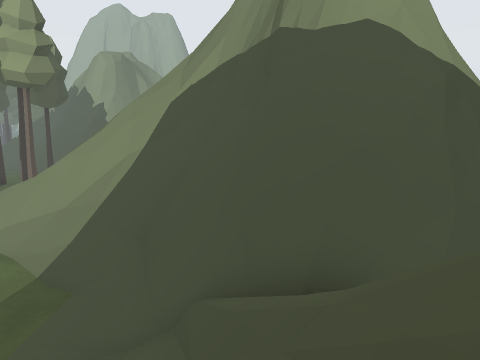
view 1 (above)

24 first-person views from a walk through a 3-D level made in the Unity game engine. The camera is 1.2 m above the floor, tilts 8° down and sees 70° across. Doors are open. The floor is counted in squares, 1 m on a side. Each view is taken from the middle of a square. On the plan, view 1 faces up. The plan holds only what a view shows up to about 14 squares ahead; the rest is blank. The place goes on beyond the plan. The player is left out.

view 2
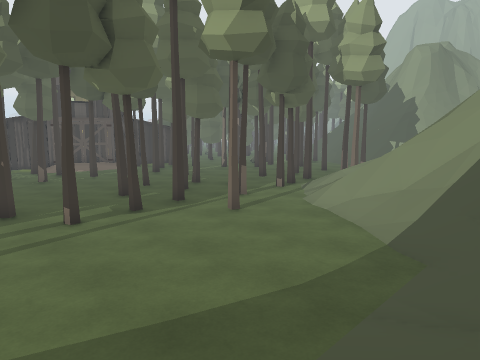

view 3
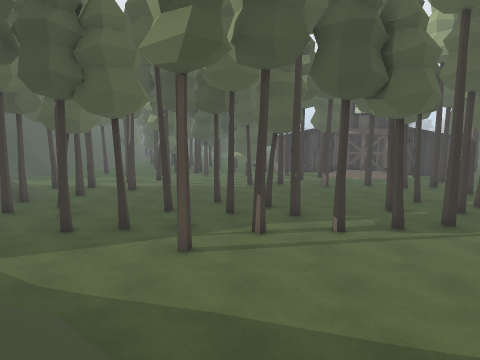

view 4
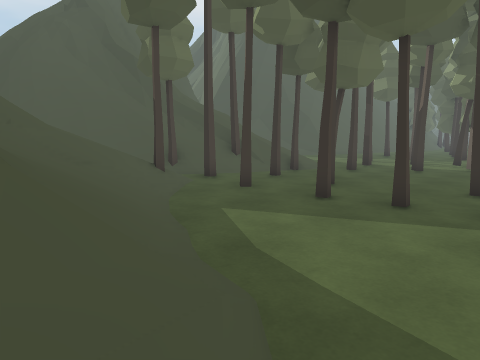

view 5
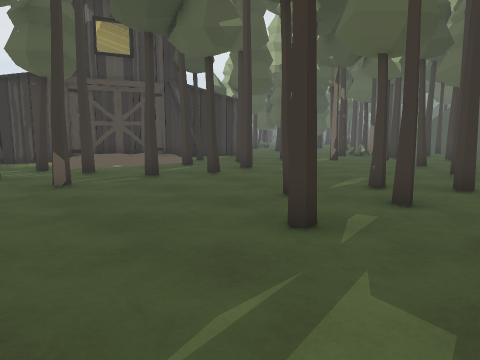

view 6
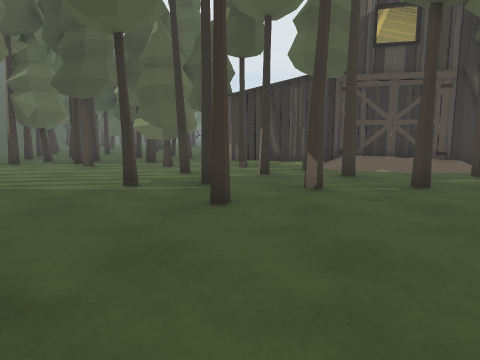

view 7
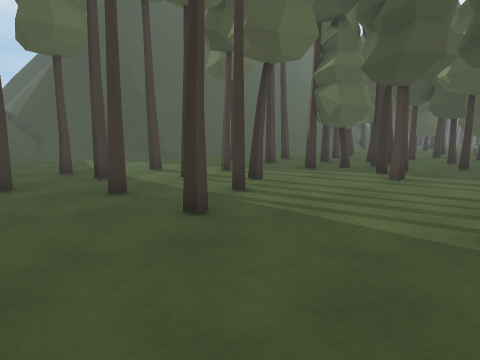

view 8
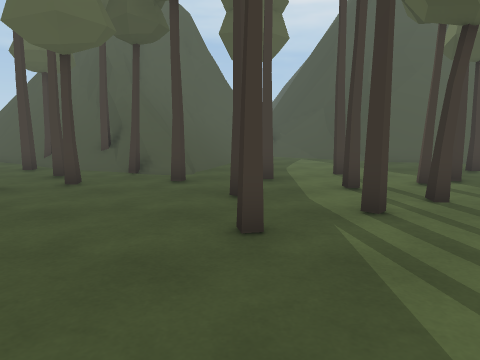

view 9
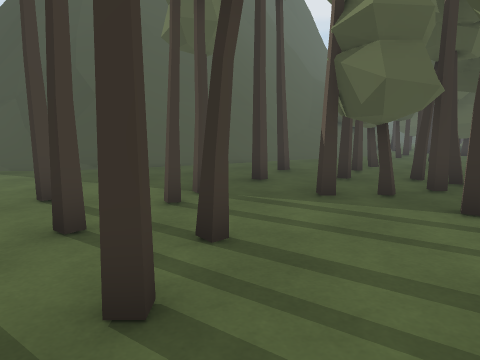

view 10
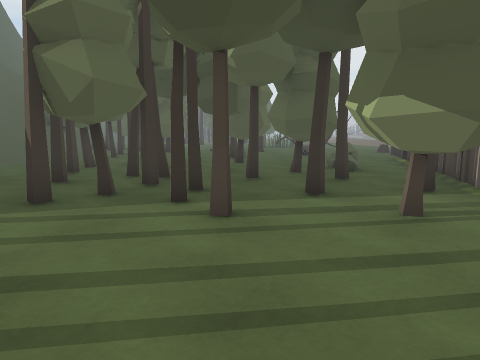

view 11
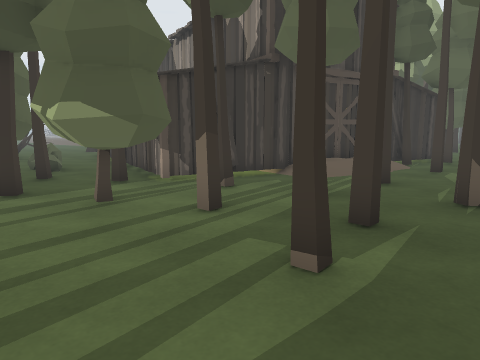

view 12
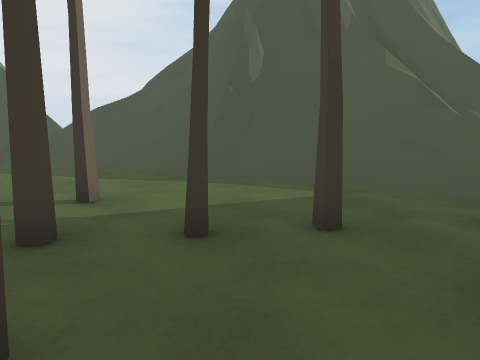

view 13
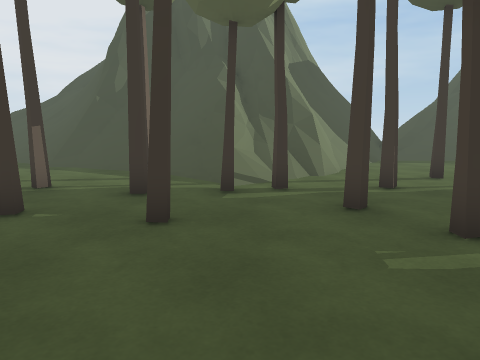

view 14
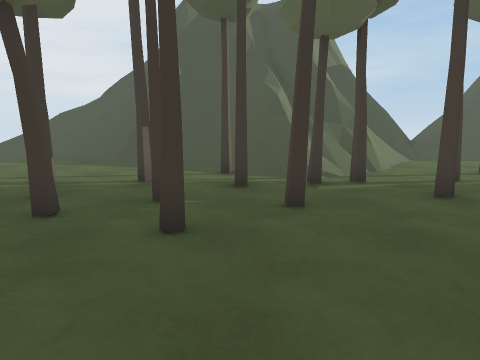

view 15
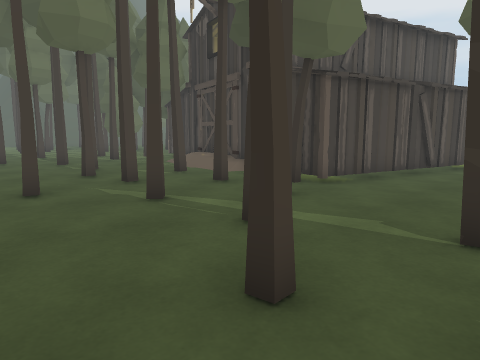

view 16
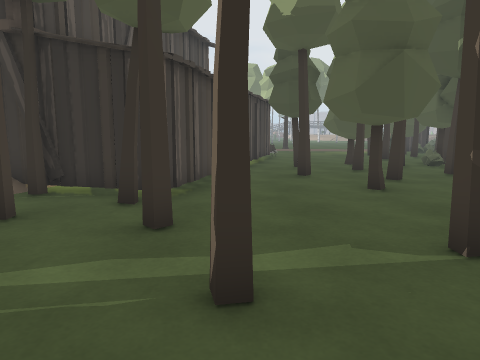

view 17
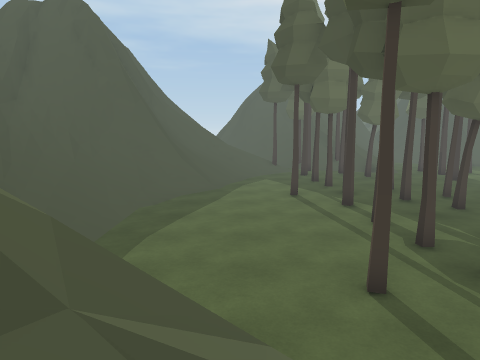

view 18
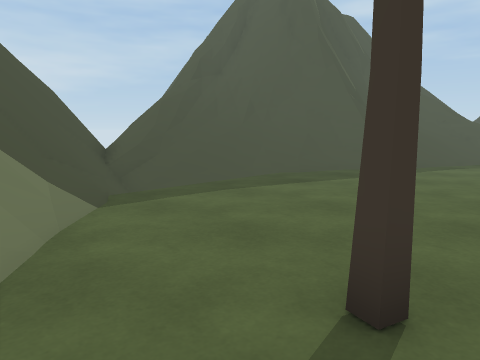

view 19
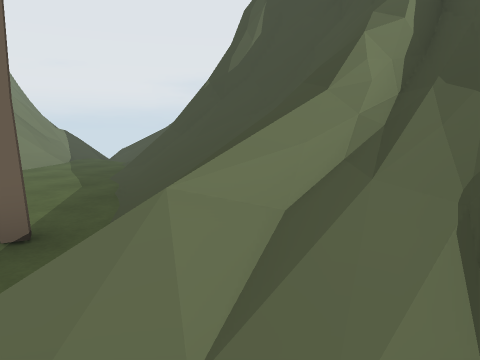

view 20
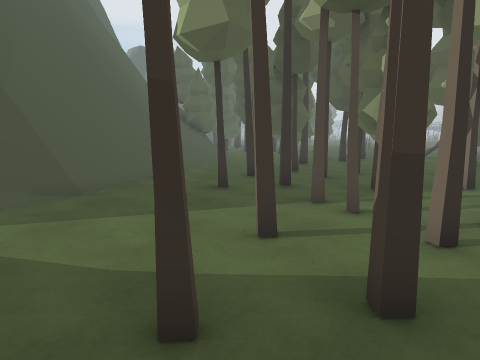

view 21
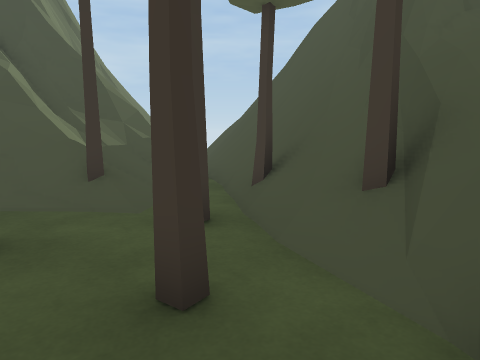

view 22
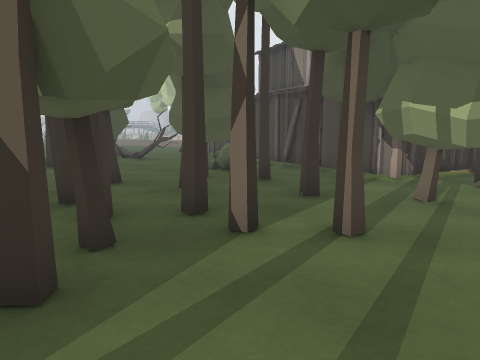

view 23
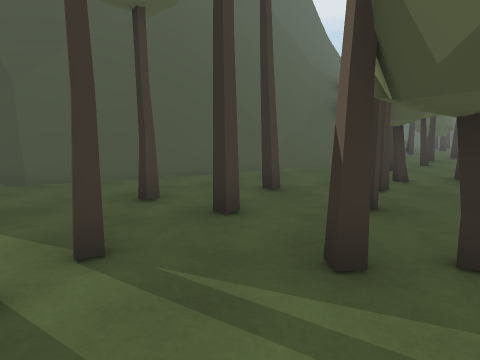

view 24
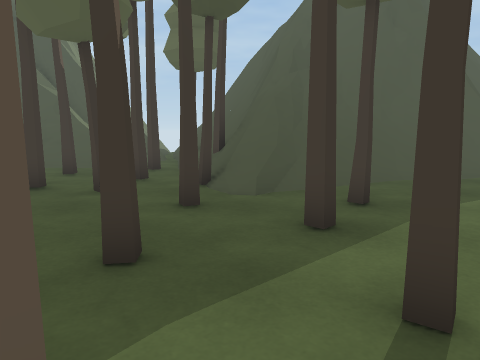

### Floor plan
Key: @ floor where view 1 was taken; # wall or solid block; x gap in a wall; . main floor; : floor 1.75 m higher than the main floor; + floor 2 m higher than the main floor; * floor 2.5 m higher than the main floor; % floor 3.5 m higher than the main floor; / step, stairs or slope; = window, fence, low wall or low ledge; ^ raised ledge; v drop or lower ground; T tree; B barn; O other object.
Columns run from 29 left of view 1 to 4 right of it. Each row starts with its distance up from view 1.
 17 .TT... #T.. .T ..T......//=#
 16 ..T..T.#T..T....T.......//=##
 15 B............T.....T...////##
 14  BBBB.......T..T.T.....////##
 13    ..BBBB.T........T.T////=##
 12       ..T...T....T...///===#
 11        B.T.........T////#===#
 10        T.....T.....T./////#=#
  9        B...T.....T....////=###
  8       BB.T.T....T..T../=vv===##
  7       B/.........T......///:###  #
  6       B/...T...T.....T...///=^#  #
  5      /B/.T.......#........./==####
  4     .BBT...T.......T.......//=###
  3 BB. .B..T..................////
  2 .BBBBBT.....T......T......./////
  1 O...T.....T......T.........////*
  0  TT...TTT.T.....T..T.......//@/==
 -1  TT..TTT.........T.T....../////##
 -2 TT..T..........T.....T....///=#%#
 -3 T.T...T............T.....///=####
 -4 T...TT......T....T......//=#######
 -5 ..TT##....T........T....//=##
 -6 ..T ##...T..T......T...////##
 -7 T..T.T....T......T.....////##
 -8 TT.....TT....TT.T..T../////##
 -9 #....T.....T.....T.T..///==##
-10 ..T..T...T..T./T..../T//+x###
-11 ............./////.T//////#=#
-12 .............///T///./////=##
-13 ====#........///=#/T/. /  =####
-14 ######=...../////x//////     ##

Positions as (right, up) in squares from view 1, and headings:
1: (0, 0), facing up
2: (-1, -1), facing up-left
3: (0, -1), facing left
4: (-3, -2), facing down-left
5: (-10, 1), facing up-left
6: (-11, 2), facing left
7: (-14, 0), facing down-left
8: (-17, 0), facing down
9: (-18, -3), facing down-left
10: (-18, -3), facing left
11: (-17, -3), facing up-left
12: (-14, -5), facing right
13: (-17, 11), facing right
14: (-18, 13), facing right
15: (-14, 17), facing down-left
16: (-15, 14), facing left
17: (-6, 11), facing down
18: (-9, 8), facing down-right
19: (-9, 9), facing up-right
20: (-15, -10), facing left
21: (-14, -8), facing down-right
22: (-21, -7), facing up-left
23: (-21, -5), facing down-left
24: (-20, -5), facing down-right
